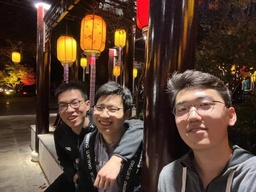
//> input picture 2.jpg, 256 x 192 px, shrunk from 1440 x 1080 before the run, given in place of the camera
$ ./main   (built with g++ and OpenCV 4)
//> lines starting //> are read from the running program, lines starting //| are printed output that depends on the picture; after the words box and inside, x2 and y2 are one past the last pixel; in counts of white or black regions, pixels touching at a corner belong together
//> further down, frame is the input picture: 192 rows x 256 cols, CV_8UC3; mean B, G, R 51.1, 64.7, 87.1
#include <opencv2/core/core.hpp>
#include <opencv2/imgproc/imgproc.hpp>
#include <opencv2/opencv.hpp>
#include <vector>
#include <cstdio>
using namespace std;
using namespace cv;
// [51 lines left out: function facial_clf_demo, not called in this run]
Scalar colors[] =
{
	// 红橙黄绿青蓝紫
	CV_RGB(255, 0, 0),
	CV_RGB(255, 97, 0),
	CV_RGB(255, 255, 0),
	CV_RGB(0, 255, 0),
	CV_RGB(0, 255, 255),
	CV_RGB(0, 0, 255),
	CV_RGB(160, 32, 240)
};
void facial_clf(Mat &frame, CascadeClassifier cascade)
{
	// 【1】加载分类器


	Mat grayImage;

	//cout << srcImage << endl;
	//imshow("【原图】", srcImage);

	cvtColor(frame, grayImage, COLOR_BGR2GRAY); // 生成灰度图，提高检测效率
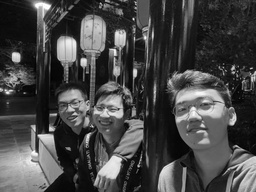
//> grayImage: 192 rows x 256 cols, CV_8UC1; min 0, max 255, mean 69.8

	// 【3】检测
	vector<Rect> rect;
	cascade.detectMultiScale(grayImage, rect, 1.1, 3, 0);  // 分类器对象调用
//> rect = 3 Rects (x, y, width, height): [53, 89, 38, 38], [89, 95, 37, 37], [164, 84, 60, 60]
	printf("检测到人脸个数：%d\n", rect.size()); // 将识别的人脸的数量显示在控制台中
//| 检测到人脸个数：3
	// 【4】标记--在脸部画圆
	for (int i = 0; i < rect.size(); i++)
	{
		Point  center;
		int radius;
		center.x = cvRound((rect[i].x + rect[i].width * 0.5));
		center.y = cvRound((rect[i].y + rect[i].height * 0.5));
		radius = cvRound((rect[i].width + rect[i].height) * 0.25);
		circle(frame, center, radius, colors[i % 7], 2);


	}
//> this loop made 3 passes
//> radius on passes 1 to 3: 19, 18, 30
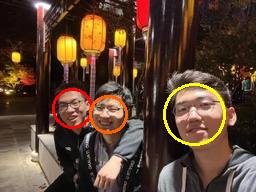
//> frame: 192 rows x 256 cols, CV_8UC3; 2.48% of pixels changed, all inside (x1, y1, x2, y2) = (52, 83, 226, 146)
}

int main() {
	VideoCapture cap(1);
	if (!cap.isOpened()) {
		std::cout << "！！！";
		return -1;
	}
	Mat frame;
	CascadeClassifier cascade;
	cascade.load("haarcascade_frontalface_alt.xml");
	bool judge = true;
	namedWindow("test1");
	while (judge)
	{
		cap >> frame;
		if (frame.empty()) break;
		//cout << frame << endl;
		facial_clf(frame, cascade);
		//cout << frame << endl;
		imshow("test1", frame);

		if (27 == waitKey(30)) {//按键盘：ESC键结束程序
			break;              //waitKey(30)返回的ASCII值为27，对应的按钮：ESC
		}

	}
	destroyWindow("test1");
	return 0;
}
